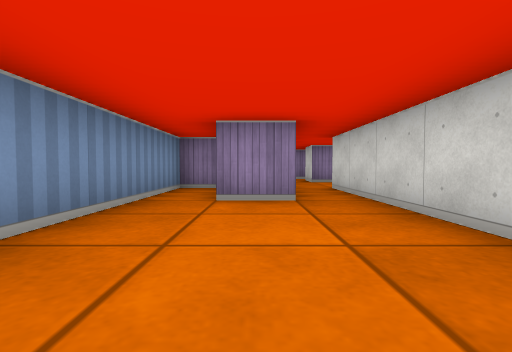
View 1 (above)

12 first-person views from a walk through a cub3D level. The camera is about half as high as the walls, tilts 2° down and sees 85° across. The floor is counted in squares. Each view is taken from the middle of a square. On the plan, view 1 faces up. The plan holds only what a view shows up to about 9 squares ahead; the rest is blank.

View 2
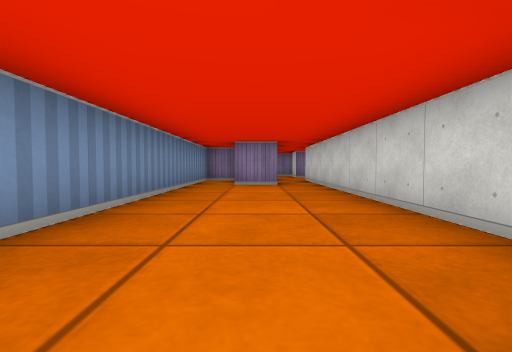

View 3
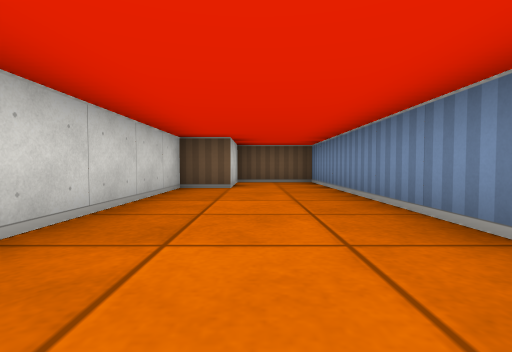

View 4
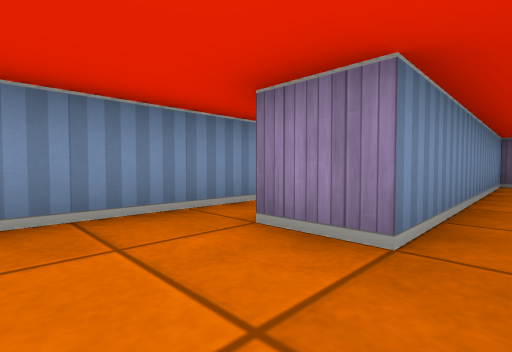

View 5
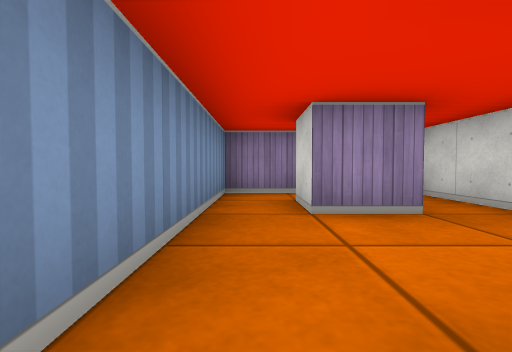

View 6
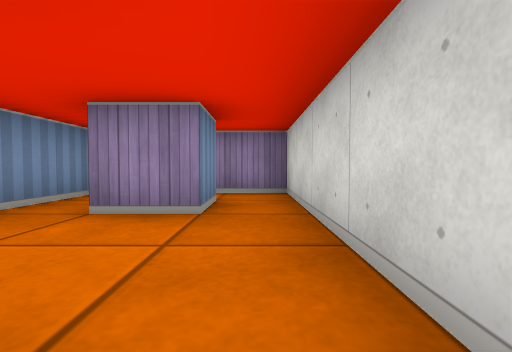

View 7
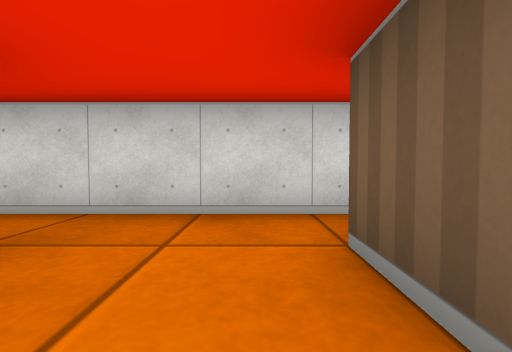

View 8
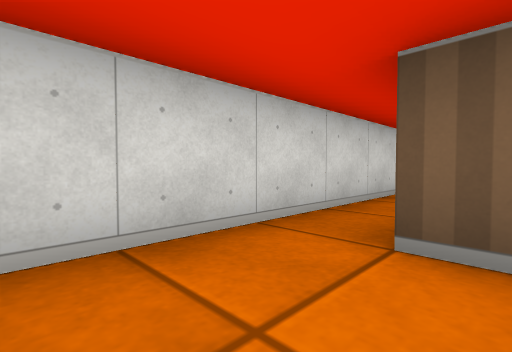

View 9
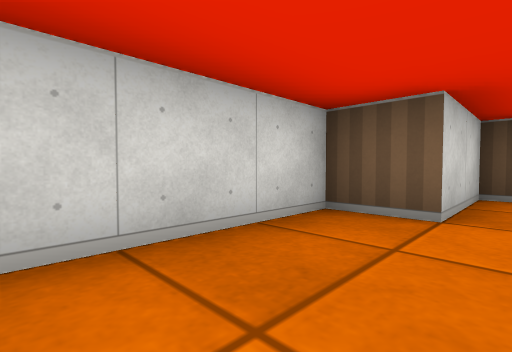

View 10
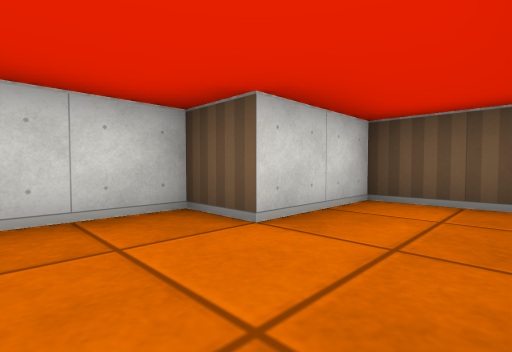

View 11
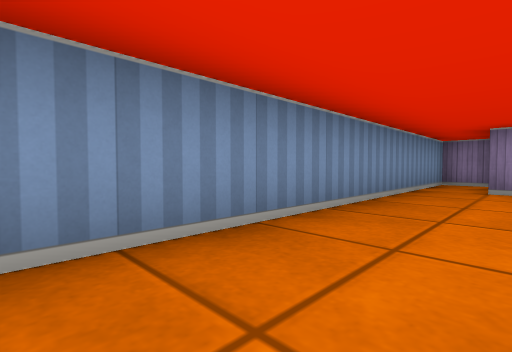

View 12
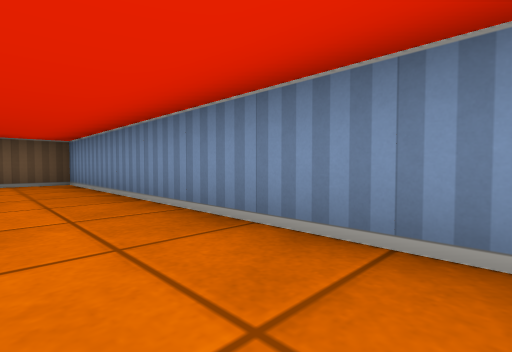

### Floor plan
Ten units are one square. View 1 is at (0, 0); x grows to the right and y downward. Boxes are objects, and circles mark ways between rooms. Rooms are numbered by the first view taken in them; rooms with no view inside come last. Other rooms are left out.
<svg viewBox="-20 -100 60 150">
<path fill="none" stroke="#000" d="M5 -35 -5 -35M-6 -55 -15 -55 -15 45 5 45 5 25 15 25 15 -35M15 -35 15 -55 25 -55M35 -25 35 -95 5 -95 5 -35M25 -85 25 -75 15 -75 15 -85"/>
<circle cx="10" cy="-45" r="3" fill="#2a7"/>
<text x="0" y="0">1</text>
<text x="30" y="-50">2</text>
</svg>
Room 1 opens to room 2.

Where each view was taken, in squares from view 1:
view 1: 0 up, 0 right, facing up
view 2: 3 down, 0 right, facing up
view 3: 3 up, 0 right, facing down
view 4: 2 up, 1 right, facing up-left
view 5: 5 up, 1 right, facing up
view 6: 5 up, 3 right, facing up
view 7: 6 up, 1 right, facing right
view 8: 7 up, 2 right, facing down-right
view 9: 0 up, 0 right, facing down-right
view 10: 1 down, 1 left, facing down-right
view 11: 2 down, 0 right, facing up-left
view 12: 3 up, 0 right, facing down-left
